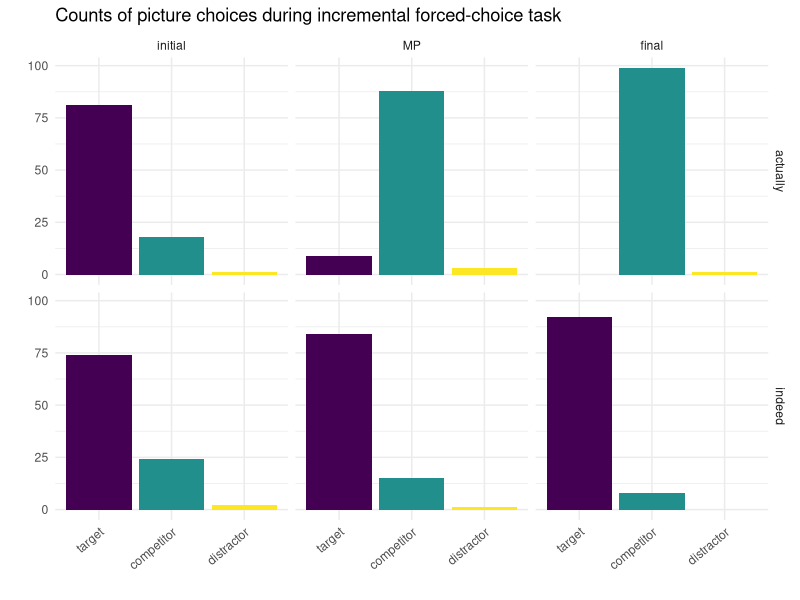
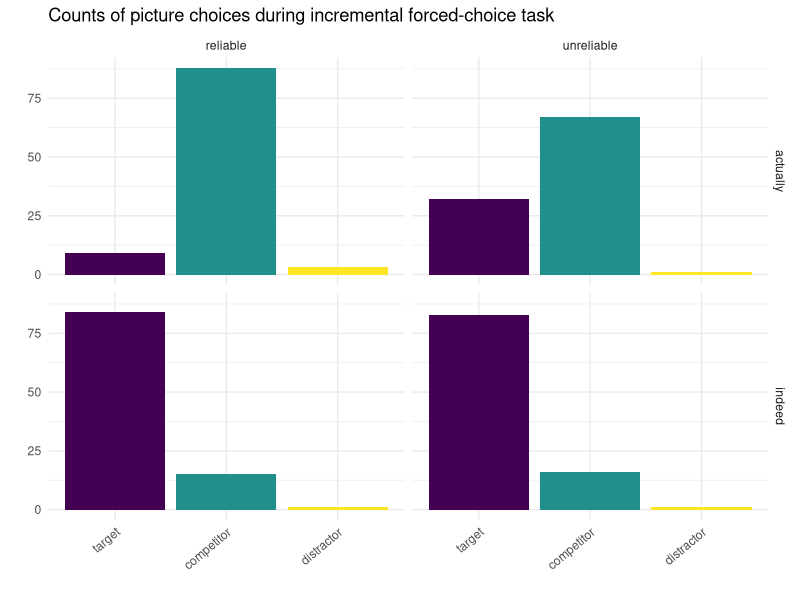

Here is the R script that generated these plots, in order:
library(tidyverse)

d_unrel = read_csv('data_19-11-2019_unreliable.csv') %>% 
  filter(
  # discard training data
  trial_name != "poor_folks_visual_world_training",
  # remove test trial by FM
  submission_id != 380,
  # discard fllers
  condition != "filler"
) %>% 
  separate(
    col = pictureChoices,
    into = c("choice_initial", "choice_MP", "choice_final"),
    sep = "\\|"
  ) %>% 
  select(
    submission_id, trial_number, DP, 
    item_id, target, competitor,
    choice_initial,
    choice_MP,
    choice_final,
    comments
  ) %>% 
  pivot_longer(
    cols = contains("choice"),
    names_to = "position",
    values_to = "choice"
  ) %>% 
  mutate(
    position = str_remove(position, "choice_") %>% 
      factor(ordered = T, levels = c("initial", "MP", "final")),
    choice_type = case_when(
      choice == target ~ "target",
      choice == competitor ~ "competitor",
      TRUE ~ "distractor"
    ) %>% 
      factor(ordered = T, levels = c("target", "competitor", "distractor"))
  )
  



d = read_csv('data_19-10-2019.csv') %>% 
  filter(
    # discard training data
    trial_name != "poor_folks_visual_world_training",
    # remove incomplete data sets (coding mistake!)
    submission_id > 22,
    # discard fllers
    condition != "filler"
  ) %>% 
  separate(
    col = pictureChoices,
    into = c("choice_initial", "choice_MP", "choice_final"),
    sep = "\\|"
  ) %>% 
  select(
    submission_id, trial_number, DP, 
    item_id, target, competitor,
    choice_initial,
    choice_MP,
    choice_final,
    comments
  ) %>% 
  pivot_longer(
    cols = contains("choice"),
    names_to = "position",
    values_to = "choice"
  ) %>% 
  mutate(
    position = str_remove(position, "choice_") %>% 
      factor(ordered = T, levels = c("initial", "MP", "final")),
    choice_type = case_when(
      choice == target ~ "target",
      choice == competitor ~ "competitor",
      TRUE ~ "distractor"
    ) %>% 
      factor(ordered = T, levels = c("target", "competitor", "distractor"))
  )

d$group = "reliable"
d_unrel$group = "unreliable"
d_complete = rbind(d, d_unrel)

d %>% ggplot(aes(x = choice_type, fill = choice_type)) +
  geom_bar() +
  facet_grid(DP ~ position) +
  theme_minimal() +
  theme(legend.position = "none") +
  labs(x = "", y = "", title = "Counts of picture choices during incremental forced-choice task") +
  theme(axis.text.x = element_text(angle = 40, hjust = 1))
 
d_complete %>% 
  filter( position == "MP") %>% 
  ggplot(aes(x = choice_type, fill = choice_type)) +
  geom_bar() +
  facet_grid(DP ~ group) +
  theme_minimal() +
  theme(legend.position = "none") +
  labs(x = "", y = "", title = "Counts of picture choices during incremental forced-choice task") +
  theme(axis.text.x = element_text(angle = 40, hjust = 1))
  
